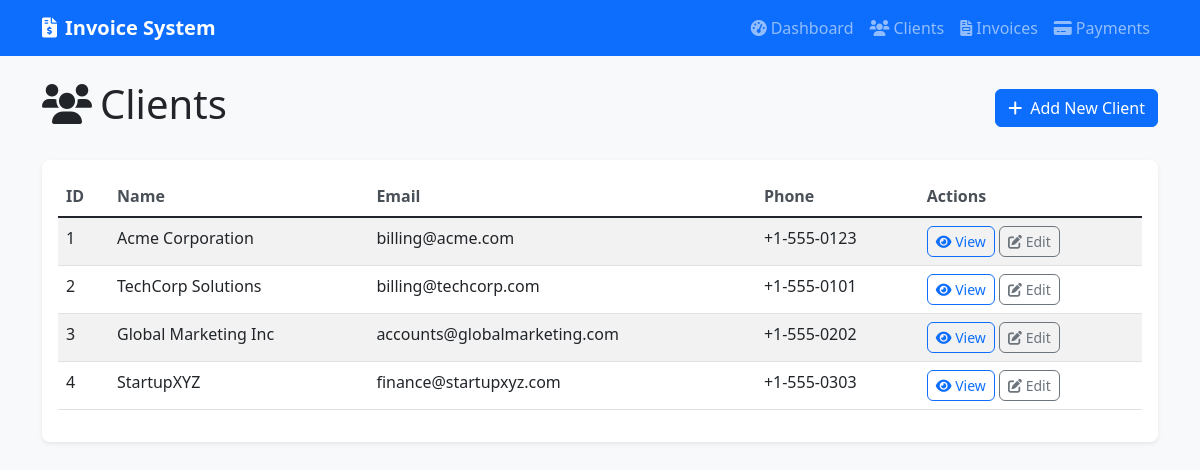
The app's page /clients with its own data.
### app/models/client.py (models this page shows)
class Client(Base):
    __tablename__ = "clients"
    id = Column(Integer, primary_key=True, index=True)
    name = Column(String(255), nullable=False)
    email = Column(String(255), unique=True, nullable=False)
    address = Column(Text, nullable=True)
    phone = Column(String(20), nullable=True)
    invoices = relationship("Invoice", back_populates="client")

### app/main.py (the view)
@app.get("/clients", response_class=HTMLResponse)
def clients_page(request: Request, db: Session = Depends(get_db)):
    clients = db.query(Client).all()
    return templates.TemplateResponse("clients.html", {
        "request": request,
        "clients": clients
    })

### templates/clients.html (shortened to what this page needs)
{% extends "base.html" %}
{% block content %}
<div class="d-flex justify-content-between align-items-center mb-4">
    <h1><i class="fas fa-users me-2"></i>Clients</h1>
    <a href="/clients/new" class="btn btn-primary">
        <i class="fas fa-plus me-2"></i>Add New Client
    </a>
</div>
<div class="card">
    <div class="card-body">
        <div class="table-responsive">
            <table class="table table-striped">
                <thead>
                    <tr>
                        <th>ID</th>
                        <th>Name</th>
                        <th>Email</th>
                        <th>Phone</th>
                        <th>Actions</th>
                    </tr>
                </thead>
                <tbody id="clients-table">
                    {% for client in clients %}
                    <tr>
                        <td>{{ client.id }}</td>
                        <td>{{ client.name }}</td>
                        <td>{{ client.email }}</td>
                        <td>{{ client.phone or 'N/A' }}</td>
                        <td>
                            <a href="/clients/{{ client.id }}" class="btn btn-sm btn-outline-primary">
                                <i class="fas fa-eye"></i> View
                            </a>
                            <a href="/clients/{{ client.id }}/edit" class="btn btn-sm btn-outline-secondary">
                                <i class="fas fa-edit"></i> Edit
                            </a>
                        </td>
                    </tr>
                    {% endfor %}
                </tbody>
            </table>
        </div>
    </div>
</div>
{% endblock %}

### static/css/style.css (style rules this page uses)
body { background-color: #f8f9fa; }
.card { border: none; box-shadow: 0 0.125rem 0.25rem rgba(0, 0, 0, 0.075); border-radius: 0.5rem; }
.btn { border-radius: 0.375rem; }
.table th { border-top: none; font-weight: 600; color: #495057; }

### records on screen
Client: id "1", name "Acme Corporation", email "billing@acme.com", phone "+1-555-0123"
Client: id "2", name "TechCorp Solutions", email "billing@techcorp.com", phone "+1-555-0101"
Client: id "3", name "Global Marketing Inc", email "accounts@globalmarketing.com", phone "+1-555-0202"
Client: id "4", name "StartupXYZ", email "finance@startupxyz.com", phone "+1-555-0303"
